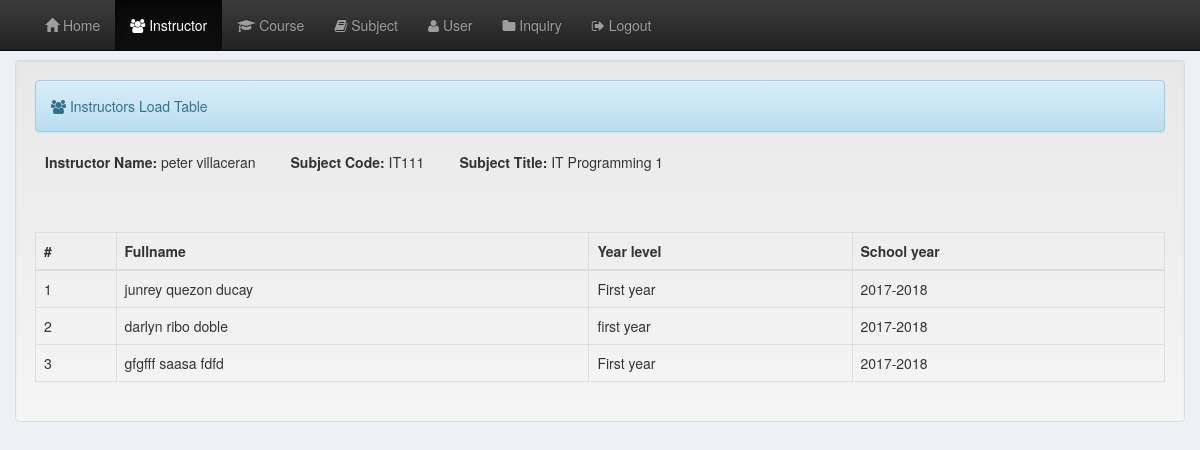
The page /registrar/view.php?subject_id=17 (signed in) on the database its author committed.
### tables this page shows
CREATE TABLE `instructor` (
  `instructor_id` int(11) NOT NULL,
  `fullname` varchar(35) NOT NULL,
  `username` varchar(35) NOT NULL,
  `password` varchar(35) NOT NULL
);

CREATE TABLE `subject` (
  `subject_id` int(11) NOT NULL,
  `code` varchar(35) NOT NULL,
  `title` varchar(35) NOT NULL,
  `unit` varchar(35) NOT NULL,
  `year` varchar(35) NOT NULL,
  `semester` varchar(35) NOT NULL,
  `pre_requisite` varchar(35) NOT NULL,
  `course_id` int(11) NOT NULL,
  `instructor_id` int(11) NOT NULL
);

CREATE TABLE `enrollment` (
  `student_id` int(11) NOT NULL,
  `student_no` varchar(50) NOT NULL,
  `inquiry_id` int(11) NOT NULL,
  `firstname` varchar(255) NOT NULL,
  `middlename` varchar(255) NOT NULL,
  `lastname` varchar(255) NOT NULL,
  `email` varchar(35) NOT NULL,
  `gender` varchar(10) NOT NULL,
  `age` int(30) NOT NULL,
  `civilstatus` varchar(35) NOT NULL,
  `nationality` varchar(35) NOT NULL,
  `religion` varchar(35) NOT NULL,
  `birthplace` varchar(35) NOT NULL,
  `birthday` date NOT NULL,
  `address` varchar(35) NOT NULL,
  `contact` varchar(35) NOT NULL,
  `status` varchar(35) NOT NULL,
  `course` varchar(35) NOT NULL,
  `schoolyear` varchar(35) NOT NULL,
  `year_level` varchar(35) NOT NULL,
  `semester` varchar(35) NOT NULL
);

### registrar/view.php (the view, shortened to what this page needs)
<?php require_once('include/navbar_instructor.php');
 require_once('../modal/edit_profile.php'); ?>
<!DOCTYPE html PUBLIC "-//W3C//DTD XHTML 1.0 Transitional//EN" "http://www.w3.org/TR/xhtml1/DTD/xhtml1-transitional.dtd">
<html xmlns="http://www.w3.org/1999/xhtml">
<head>
</head>
<?php $get_id = $_GET['subject_id'];?>
<body class="container-fluid">
<br><br><br>
<div class="well">
<div class="alert alert-info"><i class="fa fa-users"></i>&nbsp;Instructors Load Table</div>
<?php
		$subject_query=mysql_query("select * from subject where subject_id = '$get_id'")
		or die(mysql_error());
			$row = mysql_fetch_array($subject_query);
			$instructor_id=$row['instructor_id'];
        $instructor_query=mysql_query("select * from instructor where instructor_id = '$instructor_id'")
        or die(mysql_error());
            $instructor_row = mysql_fetch_array($instructor_query);
			?>
			<div class="row" style="margin-left:10px;">
                <span><strong>Instructor Name:&nbsp;</strong><?php echo $instructor_row['fullname']; ?>&nbsp;&nbsp;&nbsp;&nbsp;&nbsp;&nbsp;&nbsp;&nbsp;</span>
				<span><strong>Subject Code:&nbsp;</strong><?php echo $row['code']; ?>&nbsp;&nbsp;&nbsp;&nbsp;&nbsp;&nbsp;&nbsp;&nbsp;</span>
                <span><strong>Subject Title:&nbsp;</strong><?php echo $row['title']; ?>&nbsp;&nbsp;&nbsp;&nbsp;&nbsp;&nbsp;&nbsp;&nbsp;</span>
				</div>
				<br>
	<table class="table table-bordered">
<thead>
        <tr>
            <br><br>
            <th>#</th>
            <th>Fullname</th>
            <th>Year level</th>
            <th>School year</th>
        </tr>
        </thead>
<?php
        $a = 0;
        $query = mysql_query("select * from grades where subject_id = '$get_id'") or die(mysql_error());
        while ($subject_row = mysql_fetch_array($query)) {
            $a++;
            $student_id=$subject_row['student_id'];
            $student_query = mysql_query("select * from enrollment where student_id = '$student_id'") or die(mysql_error());
        while ($student_row = mysql_fetch_array($student_query)) {
            ?>
            <tr>
                <td><?php echo $a; ?></td>
    <td><?php echo $student_row['firstname'] . " " . $student_row['middlename'] . " " . $student_row['lastname']; ?></td>
                <td><?php echo $student_row['year_level'] ?></td>
                <td><?php echo $student_row['schoolyear'] ?></td>
              </tr>
  <?php
       } }
        ?>
  </table>
</div>
</body>
</html>

### registrar/include/navbar_instructor.php (style rules this page uses)
body { background:#edf0f5 ; }

### rows shown on the page
instructor: fullname "peter villaceran"
subject: code "IT111", title "IT Programming 1"
enrollment: firstname "junrey", middlename "quezon", lastname "ducay", year_level "First year", schoolyear "2017-2018"
enrollment: firstname "darlyn", middlename "ribo", lastname "doble", year_level "first year", schoolyear "2017-2018"
enrollment: firstname "gfgfff", middlename "saasa", lastname "fdfd", year_level "First year", schoolyear "2017-2018"
